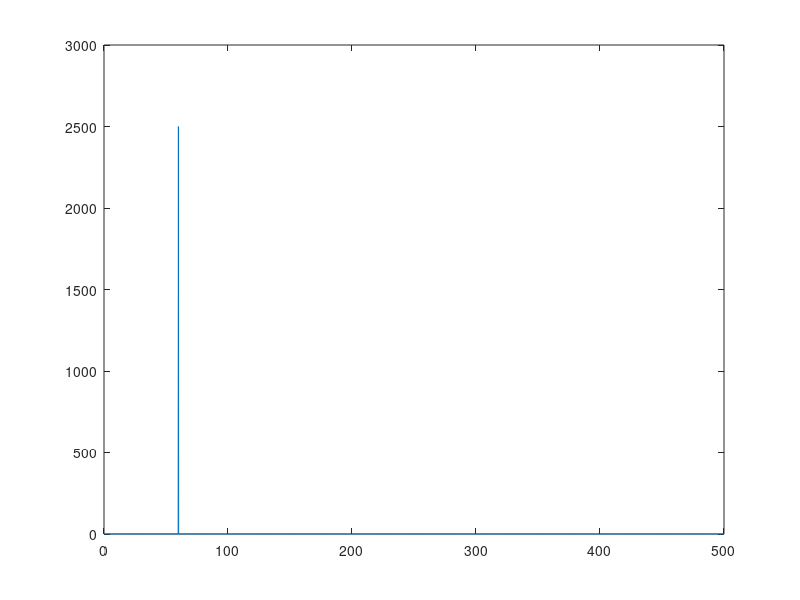

Write the MATLAB code that produced this figure.
close all
clear all
dt = 1E-3;
t = dt:dt:5;
Fs = 1/dt;
x = 2+sin(2*pi*60*t);
x = detrend(x,0);
xdft = fft(x);
freq = 0:Fs/length(x):Fs/2;
xdft = xdft(1:length(x)/2+1);
plot(freq,abs(xdft));
[~,I] = max(abs(xdft));
fprintf('Maximum occurs at %d Hz.\n',freq(I));